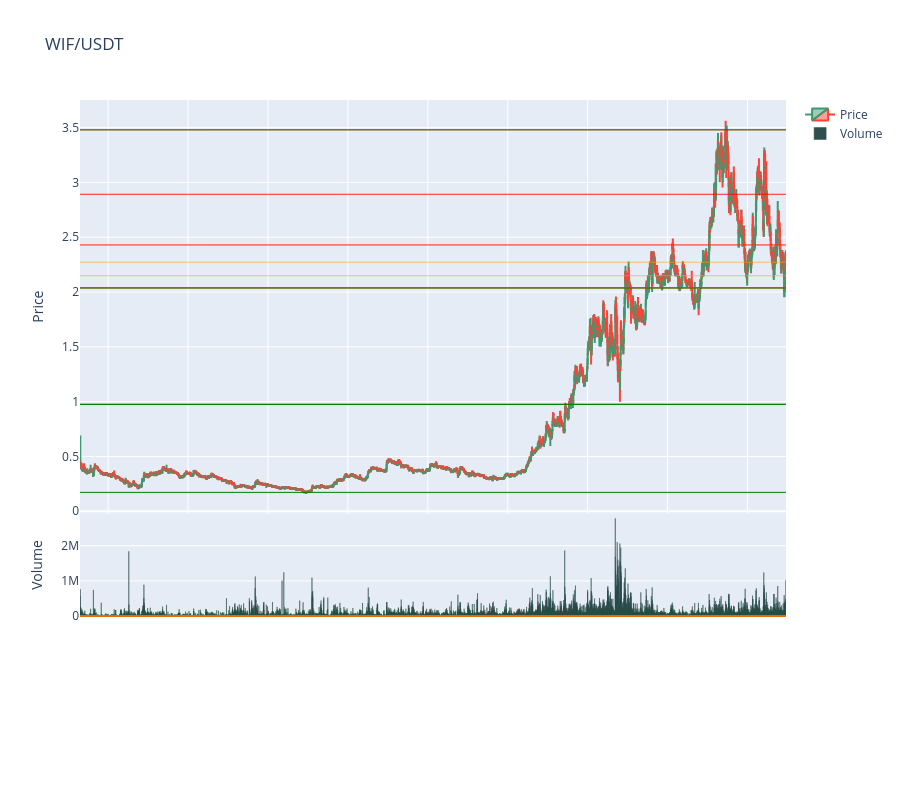

The code cell stored with this chart in its notebook:
### Code cell
labels = [1,2,3]
colors = ['green', 'red', 'orange']
fig = generate_candlestick_graph(pair=pair, data=df)
for label, color in zip(labels, colors):
    max_values = df[[f'label_{label}', 'close']].groupby([f'label_{label}']).max().close.values
    min_values = df[[f'label_{label}', 'close']].groupby([f'label_{label}']).min().close.values
    for max_value in max_values:
        fig.add_hline(y=max_value, line_width=1/label, line_color=color)
    for min_value in min_values:
        fig.add_hline(y=min_value, line_width=1/label, line_color=color)
fig.update_layout(autosize=True, height=800, xaxis=dict(rangeslider=dict(visible=False)))

### Figure 1 — Plotly figure (JSON) as saved in the notebook; plotly's stock layout.template omitted (floating-point values rounded to 4 significant figures; data arrays with more than 128 entries replaced by an {"elided": "..."} marker saying what was removed)
{"data": [{"close": {"elided": "5936 float values"}, "high": {"elided": "5936 float values"}, "low": {"elided": "5936 float values"}, "name": "Price", "open": {"elided": "5936 float values"}, "type": "candlestick", "x": {"elided": "5936 str values"}, "xaxis": "x", "yaxis": "y"}, {"marker": {"color": "DarkSlateGrey", "line": {"color": "DarkSlateGrey"}}, "name": "Volume", "type": "bar", "x": {"elided": "5936 str values"}, "xaxis": "x2", "y": {"elided": "5936 float values"}, "yaxis": "y2"}], "layout": {"autosize": true, "height": 800, "modebar": {"add": ["v1hovermode", "toggleSpikeLines"]}, "shapes": [{"line": {"color": "green", "width": 1}, "type": "line", "x0": 0, "x1": 1, "xref": "x domain", "y0": 0.9746, "y1": 0.9746, "yref": "y"}, {"line": {"color": "green", "width": 1}, "type": "line", "x0": 0, "x1": 1, "xref": "x2 domain", "y0": 0.9746, "y1": 0.9746, "yref": "y2"}, {"line": {"color": "green", "width": 1}, "type": "line", "x0": 0, "x1": 1, "xref": "x domain", "y0": 2.037, "y1": 2.037, "yref": "y"}, {"line": {"color": "green", "width": 1}, "type": "line", "x0": 0, "x1": 1, "xref": "x2 domain", "y0": 2.037, "y1": 2.037, "yref": "y2"}, {"line": {"color": "green", "width": 1}, "type": "line", "x0": 0, "x1": 1, "xref": "x domain", "y0": 3.479, "y1": 3.479, "yref": "y"}, {"line": {"color": "green", "width": 1}, "type": "line", "x0": 0, "x1": 1, "xref": "x2 domain", "y0": 3.479, "y1": 3.479, "yref": "y2"}, {"line": {"color": "green", "width": 1}, "type": "line", "x0": 0, "x1": 1, "xref": "x domain", "y0": 0.1725, "y1": 0.1725, "yref": "y"}, {"line": {"color": "green", "width": 1}, "type": "line", "x0": 0, "x1": 1, "xref": "x2 domain", "y0": 0.1725, "y1": 0.1725, "yref": "y2"}, {"line": {"color": "green", "width": 1}, "type": "line", "x0": 0, "x1": 1, "xref": "x domain", "y0": 0.9761, "y1": 0.9761, "yref": "y"}, {"line": {"color": "green", "width": 1}, "type": "line", "x0": 0, "x1": 1, "xref": "x2 domain", "y0": 0.9761, "y1": 0.9761, "yref": "y2"}, {"line": {"color": "green", "width": 1}, "type": "line", "x0": 0, "x1": 1, "xref": "x domain", "y0": 2.038, "y1": 2.038, "yref": "y"}, {"line": {"color": "green", "width": 1}, "type": "line", "x0": 0, "x1": 1, "xref": "x2 domain", "y0": 2.038, "y1": 2.038, "yref": "y2"}, {"line": {"color": "red", "width": 0.5}, "type": "line", "x0": 0, "x1": 1, "xref": "x domain", "y0": 2.428, "y1": 2.428, "yref": "y"}, {"line": {"color": "red", "width": 0.5}, "type": "line", "x0": 0, "x1": 1, "xref": "x2 domain", "y0": 2.428, "y1": 2.428, "yref": "y2"}, {"line": {"color": "red", "width": 0.5}, "type": "line", "x0": 0, "x1": 1, "xref": "x domain", "y0": 2.891, "y1": 2.891, "yref": "y"}, {"line": {"color": "red", "width": 0.5}, "type": "line", "x0": 0, "x1": 1, "xref": "x2 domain", "y0": 2.891, "y1": 2.891, "yref": "y2"}, {"line": {"color": "red", "width": 0.5}, "type": "line", "x0": 0, "x1": 1, "xref": "x domain", "y0": 3.479, "y1": 3.479, "yref": "y"}, {"line": {"color": "red", "width": 0.5}, "type": "line", "x0": 0, "x1": 1, "xref": "x2 domain", "y0": 3.479, "y1": 3.479, "yref": "y2"}, {"line": {"color": "red", "width": 0.5}, "type": "line", "x0": 0, "x1": 1, "xref": "x domain", "y0": 2.038, "y1": 2.038, "yref": "y"}, {"line": {"color": "red", "width": 0.5}, "type": "line", "x0": 0, "x1": 1, "xref": "x2 domain", "y0": 2.038, "y1": 2.038, "yref": "y2"}, {"line": {"color": "red", "width": 0.5}, "type": "line", "x0": 0, "x1": 1, "xref": "x domain", "y0": 2.431, "y1": 2.431, "yref": "y"}, {"line": {"color": "red", "width": 0.5}, "type": "line", "x0": 0, "x1": 1, "xref": "x2 domain", "y0": 2.431, "y1": 2.431, "yref": "y2"}, {"line": {"color": "red", "width": 0.5}, "type": "line", "x0": 0, "x1": 1, "xref": "x domain", "y0": 2.892, "y1": 2.892, "yref": "y"}, {"line": {"color": "red", "width": 0.5}, "type": "line", "x0": 0, "x1": 1, "xref": "x2 domain", "y0": 2.892, "y1": 2.892, "yref": "y2"}, {"line": {"color": "orange", "width": 0.3333}, "type": "line", "x0": 0, "x1": 1, "xref": "x domain", "y0": 2.148, "y1": 2.148, "yref": "y"}, {"line": {"color": "orange", "width": 0.3333}, "type": "line", "x0": 0, "x1": 1, "xref": "x2 domain", "y0": 2.148, "y1": 2.148, "yref": "y2"}, {"line": {"color": "orange", "width": 0.3333}, "type": "line", "x0": 0, "x1": 1, "xref": "x domain", "y0": 2.271, "y1": 2.271, "yref": "y"}, {"line": {"color": "orange", "width": 0.3333}, "type": "line", "x0": 0, "x1": 1, "xref": "x2 domain", "y0": 2.271, "y1": 2.271, "yref": "y2"}, {"line": {"color": "orange", "width": 0.3333}, "type": "line", "x0": 0, "x1": 1, "xref": "x domain", "y0": 2.428, "y1": 2.428, "yref": "y"}, {"line": {"color": "orange", "width": 0.3333}, "type": "line", "x0": 0, "x1": 1, "xref": "x2 domain", "y0": 2.428, "y1": 2.428, "yref": "y2"}, {"line": {"color": "orange", "width": 0.3333}, "type": "line", "x0": 0, "x1": 1, "xref": "x domain", "y0": 2.038, "y1": 2.038, "yref": "y"}, {"line": {"color": "orange", "width": 0.3333}, "type": "line", "x0": 0, "x1": 1, "xref": "x2 domain", "y0": 2.038, "y1": 2.038, "yref": "y2"}, {"line": {"color": "orange", "width": 0.3333}, "type": "line", "x0": 0, "x1": 1, "xref": "x domain", "y0": 2.149, "y1": 2.149, "yref": "y"}, {"line": {"color": "orange", "width": 0.3333}, "type": "line", "x0": 0, "x1": 1, "xref": "x2 domain", "y0": 2.149, "y1": 2.149, "yref": "y2"}, {"line": {"color": "orange", "width": 0.3333}, "type": "line", "x0": 0, "x1": 1, "xref": "x domain", "y0": 2.272, "y1": 2.272, "yref": "y"}, {"line": {"color": "orange", "width": 0.3333}, "type": "line", "x0": 0, "x1": 1, "xref": "x2 domain", "y0": 2.272, "y1": 2.272, "yref": "y2"}], "title": {"text": "WIF/USDT"}, "xaxis": {"anchor": "y", "domain": [0, 1], "matches": "x3", "rangeslider": {"visible": false}, "showticklabels": false}, "xaxis2": {"anchor": "y2", "domain": [0, 1], "matches": "x3", "showticklabels": false}, "xaxis3": {"anchor": "y3", "domain": [0, 1]}, "yaxis": {"anchor": "x", "domain": [0.3335, 1], "title": {"text": "Price"}}, "yaxis2": {"anchor": "x2", "domain": [0.1667, 0.3334], "title": {"text": "Volume"}}, "yaxis3": {"anchor": "x3", "domain": [0, 0.1666], "title": {"text": "Other"}}}}
